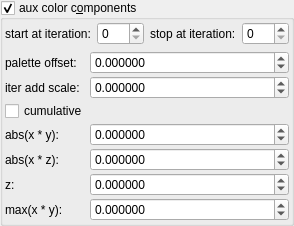
    <widget class="MyGroupBox" name="groupCheck_fold_color_aux_color_enabled_false">
     <property name="title">
      <string>aux color c&amp;omponents</string>
     </property>
     <property name="checkable">
      <bool>true</bool>
     </property>
     <layout class="QVBoxLayout" name="verticalLayout_11">
      <property name="leftMargin">
       <number>2</number>
      </property>
      <property name="topMargin">
       <number>2</number>
      </property>
      <property name="rightMargin">
       <number>2</number>
      </property>
      <property name="bottomMargin">
       <number>2</number>
      </property>
      <item>
       <layout class="QHBoxLayout" name="horizontalLayout_21" stretch="0,1,0,1">
        <item>
         <widget class="QLabel" name="label_102">
          <property name="text">
           <string>start at iteration:</string>
          </property>
         </widget>
        </item>
        <item>
         <widget class="MySpinBox" name="spinboxInt_fold_color_start_iterations_A">
          <property name="sizePolicy">
           <sizepolicy hsizetype="Minimum" vsizetype="Maximum">
            <horstretch>0</horstretch>
            <verstretch>0</verstretch>
           </sizepolicy>
          </property>
          <property name="minimum">
           <number>0</number>
          </property>
          <property name="maximum">
           <number>999</number>
          </property>
          <property name="value">
           <number>0</number>
          </property>
         </widget>
        </item>
        <item>
         <widget class="QLabel" name="label_75">
          <property name="text">
           <string>stop at iteration:</string>
          </property>
         </widget>
        </item>
        <item>
         <widget class="MySpinBox" name="spinboxInt_fold_color_stop_iterations_A">
          <property name="sizePolicy">
           <sizepolicy hsizetype="Preferred" vsizetype="Maximum">
            <horstretch>0</horstretch>
            <verstretch>0</verstretch>
           </sizepolicy>
          </property>
          <property name="maximum">
           <number>999</number>
          </property>
         </widget>
        </item>
       </layout>
      </item>
      <item>
       <layout class="QGridLayout" name="gridLayout_20" columnstretch="0,1">
        <property name="spacing">
         <number>2</number>
        </property>
        <item row="1" column="1">
         <widget class="MyDoubleSpinBox" name="spinbox_transf_offsetA_0">
          <property name="sizePolicy">
           <sizepolicy hsizetype="Minimum" vsizetype="Maximum">
            <horstretch>0</horstretch>
            <verstretch>0</verstretch>
           </sizepolicy>
          </property>
          <property name="prefix">
           <string/>
          </property>
          <property name="suffix">
           <string/>
          </property>
          <property name="decimals">
           <number>6</number>
          </property>
          <property name="minimum">
           <double>-99.998999999999995</double>
          </property>
          <property name="maximum">
           <double>99.998999999999995</double>
          </property>
          <property name="singleStep">
           <double>0.100000000000000</double>
          </property>
         </widget>
        </item>
        <item row="3" column="0">
         <widget class="MyCheckBox" name="checkBox_fold_color_aux_color_enabledB_false">
          <property name="text">
           <string notr="true">cumulative</string>
          </property>
         </widget>
        </item>
        <item row="4" column="0">
         <widget class="QLabel" name="label_58">
          <property name="text">
           <string>abs(x * y):</string>
          </property>
         </widget>
        </item>
        <item row="2" column="1">
         <widget class="MyDoubleSpinBox" name="spinbox_fold_color_difs0">
          <property name="sizePolicy">
           <sizepolicy hsizetype="Minimum" vsizetype="Maximum">
            <horstretch>0</horstretch>
            <verstretch>0</verstretch>
           </sizepolicy>
          </property>
          <property name="prefix">
           <string/>
          </property>
          <property name="suffix">
           <string/>
          </property>
          <property name="decimals">
           <number>6</number>
          </property>
          <property name="minimum">
           <double>-100.000000000000000</double>
          </property>
          <property name="maximum">
           <double>100.000000000000000</double>
          </property>
          <property name="singleStep">
           <double>0.100000000000000</double>
          </property>
         </widget>
        </item>
        <item row="6" column="0">
         <widget class="QLabel" name="label_61">
          <property name="text">
           <string notr="true">z:</string>
          </property>
         </widget>
        </item>
        <item row="5" column="0">
         <widget class="QLabel" name="label_59">
          <property name="text">
           <string>abs(x * z):</string>
          </property>
         </widget>
        </item>
        <item row="7" column="0">
         <widget class="QLabel" name="label_60">
          <property name="text">
           <string>max(x * y):</string>
          </property>
         </widget>
        </item>
        <item row="5" column="1">
         <widget class="MyDoubleSpinBox" name="spinbox4_fold_color_difs_0000_y">
          <property name="sizePolicy">
           <sizepolicy hsizetype="Minimum" vsizetype="Maximum">
            <horstretch>0</horstretch>
            <verstretch>0</verstretch>
           </sizepolicy>
          </property>
          <property name="prefix">
           <string/>
          </property>
          <property name="suffix">
           <string/>
          </property>
          <property name="decimals">
           <number>6</number>
          </property>
          <property name="minimum">
           <double>-100.000000000000000</double>
          </property>
          <property name="maximum">
           <double>100.000000000000000</double>
          </property>
          <property name="singleStep">
           <double>0.100000000000000</double>
          </property>
         </widget>
        </item>
        <item row="7" column="1">
         <widget class="MyDoubleSpinBox" name="spinbox4_fold_color_difs_0000_w">
          <property name="sizePolicy">
           <sizepolicy hsizetype="Minimum" vsizetype="Maximum">
            <horstretch>0</horstretch>
            <verstretch>0</verstretch>
           </sizepolicy>
          </property>
          <property name="prefix">
           <string/>
          </property>
          <property name="suffix">
           <string/>
          </property>
          <property name="decimals">
           <number>6</number>
          </property>
          <property name="minimum">
           <double>-100.000000000000000</double>
          </property>
          <property name="maximum">
           <double>100.000000000000000</double>
          </property>
          <property name="singleStep">
           <double>0.100000000000000</double>
          </property>
         </widget>
        </item>
        <item row="6" column="1">
         <widget class="MyDoubleSpinBox" name="spinbox4_fold_color_difs_0000_z">
          <property name="sizePolicy">
           <sizepolicy hsizetype="Minimum" vsizetype="Maximum">
            <horstretch>0</horstretch>
            <verstretch>0</verstretch>
           </sizepolicy>
          </property>
          <property name="prefix">
           <string/>
          </property>
          <property name="suffix">
           <string/>
          </property>
          <property name="decimals">
           <number>6</number>
          </property>
          <property name="minimum">
           <double>-100.000000000000000</double>
          </property>
          <property name="maximum">
           <double>100.000000000000000</double>
          </property>
          <property name="singleStep">
           <double>0.100000000000000</double>
          </property>
         </widget>
        </item>
        <item row="1" column="0">
         <widget class="QLabel" name="label_19">
          <property name="text">
           <string>palette offset:</string>
          </property>
         </widget>
        </item>
        <item row="2" column="0">
         <widget class="QLabel" name="label_20">
          <property name="text">
           <string>iter add scale:</string>
          </property>
         </widget>
        </item>
        <item row="4" column="1">
         <widget class="MyDoubleSpinBox" name="spinbox4_fold_color_difs_0000_x">
          <property name="sizePolicy">
           <sizepolicy hsizetype="Minimum" vsizetype="Maximum">
            <horstretch>0</horstretch>
            <verstretch>0</verstretch>
           </sizepolicy>
          </property>
          <property name="prefix">
           <string/>
          </property>
          <property name="suffix">
           <string/>
          </property>
          <property name="decimals">
           <number>6</number>
          </property>
          <property name="minimum">
           <double>-100.000000000000000</double>
          </property>
          <property name="maximum">
           <double>100.000000000000000</double>
          </property>
          <property name="singleStep">
           <double>0.100000000000000</double>
          </property>
         </widget>
        </item>
       </layout>
      </item>
     </layout>
    </widget>
